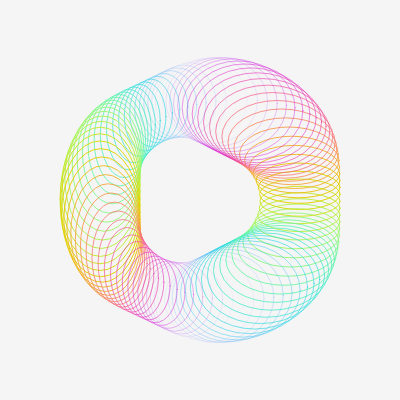
Frame 1 (no input)
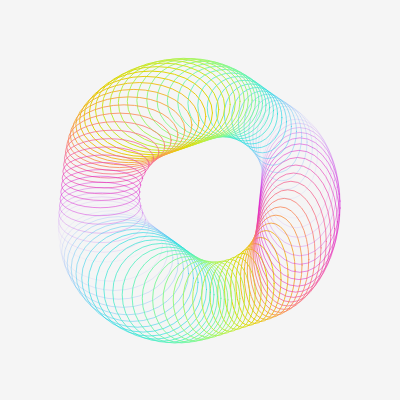
Frame 60 (no input)
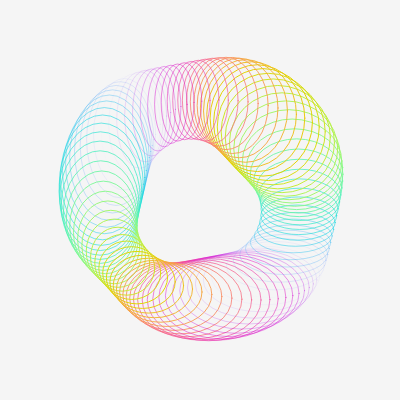
Frame 120 (the mouse pressed at the canvas centre since frame 60)

The p5.js sketch that drew these frames (run headless with seeded random() and noise() and a simulated clock; from frame 60 on, the mouse is pressed at the canvas centre):

// p5.js sketch
// ── sketch.js
// Generated by LiveScript 1.2.0
var base1, base2, base3, dim, ang, setup, draw, mousePressed;
base1 = 1;
base2 = 1;
base3 = 1;
dim = 400;
ang = 90;
setup = function(){
  createCanvas(dim, dim);
  noFill();
};
draw = function(){
  var n1, n2, n3, i$, to$, i, r, g, b, om, vm, od, vd;
  clear();
  background(245);
  n1 = base1;
  n2 = base2;
  n3 = base3;
  for (i$ = 1, to$ = ang; i$ <= to$; ++i$) {
    i = i$;
    n1 += PI / (ang / 2);
    n2 += PI / (ang / 2);
    n3 += PI / (ang / 2);
    r = Math.floor(Math.abs(cos(n2 + 1)) * 250);
    g = Math.floor(Math.abs(cos(n2 + 2)) * 250);
    b = Math.floor(Math.abs(cos(n2 + 3)) * 250);
    strokeWeight(Math.abs(sin(n2)));
    om = dim / 2 + sin(n1) * (dim / 4);
    vm = dim / 2 + cos(n1) * (dim / 4);
    od = dim / 5 + cos(n1) * (dim / 8) * sin(n3 * 2);
    vd = dim / 5 + sin(n1) * (dim / 8) * cos(n3 * 2);
    stroke(r, g, b);
    ellipse(om, vm, od, vd);
  }
  base1 += 0.20;
  base2 += 0.22;
  base3 += 0.23;
};
mousePressed = function(){
  noLoop();
};
